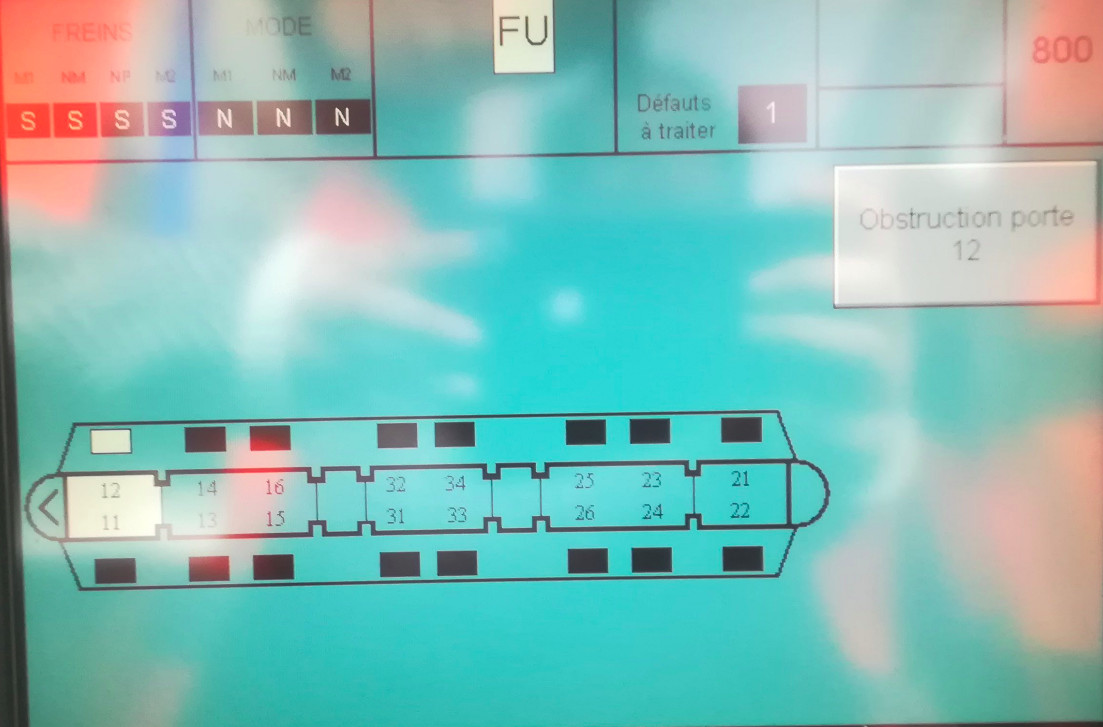
#> input picture ocr.jpg, 1103 x 727 px
$ python ocr.py
#> lines starting #> are read from the running program, lines starting #| are printed output that depends on the picture; after the words box and inside, x2 and y2 are one past the last pixel; in counts of white or black regions, pixels touching at a corner belong together
import cv2
import pytesseract
import numpy as np


def get_code(path):
#> called with path = 'ocr.jpg'
    data = []
    originalImage = cv2.imread(path)
#> originalImage is the input picture: shape (727, 1103, 3); mean B, G, R 183.5, 188.7, 131.9

    slicedImage = originalImage[140:400, 800:1500]
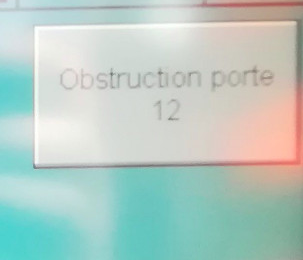
#> slicedImage: shape (260, 303, 3); mean B, G, R 195.8, 203.3, 182.4
    gray = cv2.cvtColor(slicedImage, cv2.COLOR_BGR2GRAY)
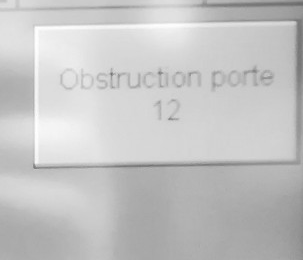
#> gray: shape (260, 303); min 107, max 255, mean 196.2
    ret, thresh = cv2.threshold(gray, 127, 255, cv2.THRESH_BINARY_INV)
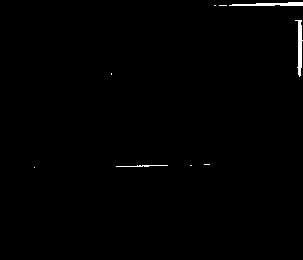
#> thresh: shape (260, 303); 0.64% white; 9 white regions (6 under 20 px), largest, box (x1, y1, x2, y2) and area: (295, 20, 303, 77) 218, (229, 2, 303, 6) 202, (116, 165, 168, 167) 61

    kernel = np.ones((2, 1), np.uint8)
    img = cv2.cvtColor(slicedImage, cv2.COLOR_BGR2GRAY)
    img = cv2.adaptiveThreshold(img, 255, cv2.ADAPTIVE_THRESH_GAUSSIAN_C,
                                cv2.THRESH_BINARY, 11, 5)
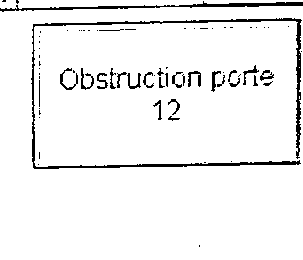
#> img: shape (260, 303); 94.4% white; black in thin lines or dots
    img = cv2.erode(img, kernel, iterations=1)
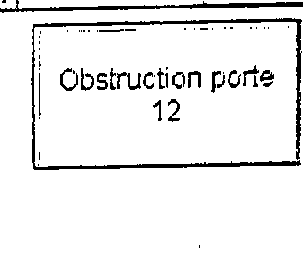
#> img: shape (260, 303); 92.7% white; 57 black regions (33 under 20 px), largest, box (x1, y1, x2, y2) and area: (31, 18, 302, 170) 2755, (0, 0, 303, 13) 1146, (117, 72, 141, 90) 162
    cv2.imshow("image",img)

#> (the run stopped early here; a loop or call above may not have finished)
